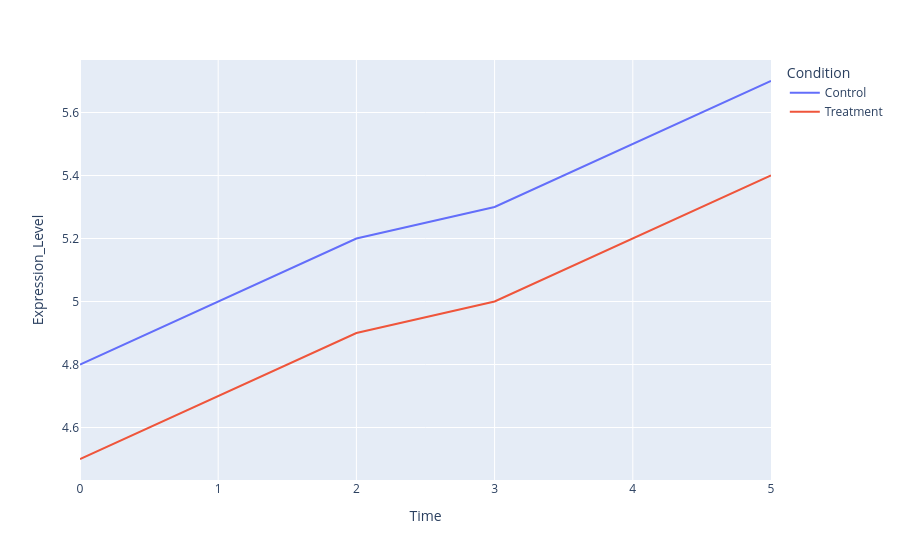

The notebook cell this image was saved under:
### Code cell
fig = px.line(df_geneb, x='Time', y='Expression_Level',
color='Condition')
fig.show()

### Figure 1 — Plotly figure (JSON) as saved in the notebook; plotly's stock layout.template omitted (floating-point values rounded to 4 significant figures)
{"data": [{"hovertemplate": "Condition=Control<br>Time=%{x}<br>Expression_Level=%{y}<extra></extra>", "legendgroup": "Control", "line": {"color": "#636efa", "dash": "solid"}, "marker": {"symbol": "circle"}, "mode": "lines", "name": "Control", "orientation": "v", "showlegend": true, "type": "scatter", "x": [0, 1, 2, 3, 4, 5], "xaxis": "x", "y": [4.8, 5, 5.2, 5.3, 5.5, 5.7], "yaxis": "y"}, {"hovertemplate": "Condition=Treatment<br>Time=%{x}<br>Expression_Level=%{y}<extra></extra>", "legendgroup": "Treatment", "line": {"color": "#EF553B", "dash": "solid"}, "marker": {"symbol": "circle"}, "mode": "lines", "name": "Treatment", "orientation": "v", "showlegend": true, "type": "scatter", "x": [0, 1, 2, 3, 4, 5], "xaxis": "x", "y": [4.5, 4.7, 4.9, 5, 5.2, 5.4], "yaxis": "y"}], "layout": {"autosize": true, "legend": {"title": {"text": "Condition"}, "tracegroupgap": 0}, "margin": {"t": 60}, "xaxis": {"anchor": "y", "autorange": true, "domain": [0, 1], "range": [0, 5], "title": {"text": "Time"}, "type": "linear"}, "yaxis": {"anchor": "x", "autorange": true, "domain": [0, 1], "range": [4.433, 5.767], "title": {"text": "Expression_Level"}, "type": "linear"}}}
